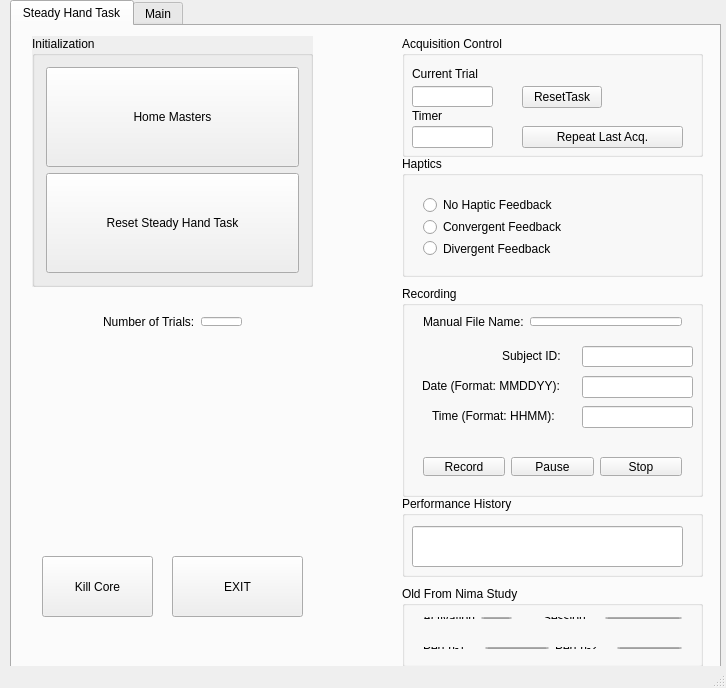
<?xml version="1.0" encoding="UTF-8"?>
<ui version="4.0">
 <class>MainWindow</class>
 <widget class="QMainWindow" name="MainWindow">
  <property name="geometry">
   <rect>
    <x>0</x>
    <y>0</y>
    <width>726</width>
    <height>688</height>
   </rect>
  </property>
  <property name="windowTitle">
   <string>MainWindow</string>
  </property>
  <widget class="QWidget" name="centralWidget">
   <widget class="QTabWidget" name="tabWidget">
    <property name="geometry">
     <rect>
      <x>10</x>
      <y>0</y>
      <width>711</width>
      <height>671</height>
     </rect>
    </property>
    <property name="currentIndex">
     <number>0</number>
    </property>
    <widget class="QWidget" name="steady_hand_tab">
     <attribute name="title">
      <string>Steady Hand Task</string>
     </attribute>
     <widget class="QGroupBox" name="groupBox_3">
      <property name="geometry">
       <rect>
        <x>390</x>
        <y>10</y>
        <width>301</width>
        <height>121</height>
       </rect>
      </property>
      <property name="title">
       <string>Acquisition Control</string>
      </property>
      <widget class="QLineEdit" name="line_edit_num_repetitions">
       <property name="geometry">
        <rect>
         <x>10</x>
         <y>50</y>
         <width>81</width>
         <height>21</height>
        </rect>
       </property>
       <property name="sizePolicy">
        <sizepolicy hsizetype="Minimum" vsizetype="Fixed">
         <horstretch>0</horstretch>
         <verstretch>0</verstretch>
        </sizepolicy>
       </property>
      </widget>
      <widget class="QLineEdit" name="line_edit_duration">
       <property name="geometry">
        <rect>
         <x>10</x>
         <y>90</y>
         <width>81</width>
         <height>22</height>
        </rect>
       </property>
       <property name="sizePolicy">
        <sizepolicy hsizetype="Minimum" vsizetype="Fixed">
         <horstretch>0</horstretch>
         <verstretch>0</verstretch>
        </sizepolicy>
       </property>
      </widget>
      <widget class="QPushButton" name="button_reset">
       <property name="geometry">
        <rect>
         <x>120</x>
         <y>50</y>
         <width>80</width>
         <height>22</height>
        </rect>
       </property>
       <property name="text">
        <string>ResetTask</string>
       </property>
      </widget>
      <widget class="QPushButton" name="button_repeat">
       <property name="geometry">
        <rect>
         <x>120</x>
         <y>90</y>
         <width>161</width>
         <height>22</height>
        </rect>
       </property>
       <property name="text">
        <string>Repeat Last Acq.</string>
       </property>
      </widget>
      <widget class="QLabel" name="label_5">
       <property name="geometry">
        <rect>
         <x>10</x>
         <y>30</y>
         <width>111</width>
         <height>16</height>
        </rect>
       </property>
       <property name="text">
        <string>Current Trial</string>
       </property>
      </widget>
      <widget class="QLabel" name="label_6">
       <property name="geometry">
        <rect>
         <x>10</x>
         <y>70</y>
         <width>41</width>
         <height>20</height>
        </rect>
       </property>
       <property name="text">
        <string>Timer</string>
       </property>
      </widget>
     </widget>
     <widget class="QGroupBox" name="groupBox_4">
      <property name="geometry">
       <rect>
        <x>390</x>
        <y>130</y>
        <width>301</width>
        <height>121</height>
       </rect>
      </property>
      <property name="title">
       <string>Haptics</string>
      </property>
      <widget class="QWidget" name="layoutWidget">
       <property name="geometry">
        <rect>
         <x>10</x>
         <y>30</y>
         <width>271</width>
         <height>81</height>
        </rect>
       </property>
       <layout class="QVBoxLayout" name="verticalLayout_3">
        <item>
         <widget class="QRadioButton" name="button_haptics_disable">
          <property name="text">
           <string>No Haptic Feedback</string>
          </property>
          <attribute name="buttonGroup">
           <string notr="true">buttonGroup_2</string>
          </attribute>
         </widget>
        </item>
        <item>
         <widget class="QRadioButton" name="button_haptics_manual">
          <property name="text">
           <string>Convergent Feedback</string>
          </property>
          <attribute name="buttonGroup">
           <string notr="true">buttonGroup_2</string>
          </attribute>
         </widget>
        </item>
        <item>
         <widget class="QRadioButton" name="button_haptics_skill">
          <property name="text">
           <string>Divergent Feedback</string>
          </property>
          <attribute name="buttonGroup">
           <string notr="true">buttonGroup_2</string>
          </attribute>
         </widget>
        </item>
       </layout>
      </widget>
     </widget>
     <widget class="QGroupBox" name="groupBox_2">
      <property name="geometry">
       <rect>
        <x>390</x>
        <y>260</y>
        <width>301</width>
        <height>211</height>
       </rect>
      </property>
      <property name="title">
       <string>Recording</string>
      </property>
      <widget class="QWidget" name="layoutWidget">
       <property name="geometry">
        <rect>
         <x>10</x>
         <y>20</y>
         <width>281</width>
         <height>31</height>
        </rect>
       </property>
       <layout class="QHBoxLayout" name="horizontalLayout">
        <item>
         <widget class="QLabel" name="label">
          <property name="text">
           <string>Manual File Name:</string>
          </property>
         </widget>
        </item>
        <item>
         <widget class="QLineEdit" name="file_name">
          <property name="readOnly">
           <bool>false</bool>
          </property>
         </widget>
        </item>
       </layout>
      </widget>
      <widget class="QWidget" name="layoutWidget">
       <property name="geometry">
        <rect>
         <x>10</x>
         <y>160</y>
         <width>281</width>
         <height>41</height>
        </rect>
       </property>
       <layout class="QHBoxLayout" name="horizontalLayout_4">
        <item>
         <widget class="QPushButton" name="record">
          <property name="sizePolicy">
           <sizepolicy hsizetype="Minimum" vsizetype="Expanding">
            <horstretch>0</horstretch>
            <verstretch>0</verstretch>
           </sizepolicy>
          </property>
          <property name="styleSheet">
           <string notr="true">#record:checked{
color:rgb(255, 0, 4);
background-color: red;
}
	
</string>
          </property>
          <property name="text">
           <string>Record</string>
          </property>
          <property name="checkable">
           <bool>true</bool>
          </property>
         </widget>
        </item>
        <item>
         <widget class="QPushButton" name="pause_button">
          <property name="sizePolicy">
           <sizepolicy hsizetype="Minimum" vsizetype="Expanding">
            <horstretch>0</horstretch>
            <verstretch>0</verstretch>
           </sizepolicy>
          </property>
          <property name="styleSheet">
           <string notr="true">#pause_button:checked{
color:rgb(255, 0, 0);
}</string>
          </property>
          <property name="text">
           <string>Pause</string>
          </property>
          <property name="checkable">
           <bool>true</bool>
          </property>
         </widget>
        </item>
        <item>
         <widget class="QPushButton" name="stop">
          <property name="sizePolicy">
           <sizepolicy hsizetype="Minimum" vsizetype="Expanding">
            <horstretch>0</horstretch>
            <verstretch>0</verstretch>
           </sizepolicy>
          </property>
          <property name="text">
           <string>Stop</string>
          </property>
         </widget>
        </item>
       </layout>
      </widget>
      <widget class="QLineEdit" name="subject_id">
       <property name="geometry">
        <rect>
         <x>180</x>
         <y>60</y>
         <width>111</width>
         <height>21</height>
        </rect>
       </property>
      </widget>
      <widget class="QLabel" name="label_2">
       <property name="geometry">
        <rect>
         <x>20</x>
         <y>90</y>
         <width>151</width>
         <height>20</height>
        </rect>
       </property>
       <property name="text">
        <string>Date (Format: MMDDYY):</string>
       </property>
      </widget>
      <widget class="QLineEdit" name="datelabel">
       <property name="geometry">
        <rect>
         <x>180</x>
         <y>90</y>
         <width>111</width>
         <height>22</height>
        </rect>
       </property>
      </widget>
      <widget class="QLabel" name="label_3">
       <property name="geometry">
        <rect>
         <x>100</x>
         <y>60</y>
         <width>81</width>
         <height>20</height>
        </rect>
       </property>
       <property name="text">
        <string>Subject ID:</string>
       </property>
      </widget>
      <widget class="QLineEdit" name="timelabel">
       <property name="geometry">
        <rect>
         <x>180</x>
         <y>120</y>
         <width>111</width>
         <height>22</height>
        </rect>
       </property>
      </widget>
      <widget class="QLabel" name="label_4">
       <property name="geometry">
        <rect>
         <x>30</x>
         <y>120</y>
         <width>141</width>
         <height>20</height>
        </rect>
       </property>
       <property name="text">
        <string>Time (Format: HHMM):</string>
       </property>
      </widget>
     </widget>
     <widget class="QGroupBox" name="groupBox_5">
      <property name="geometry">
       <rect>
        <x>390</x>
        <y>470</y>
        <width>301</width>
        <height>81</height>
       </rect>
      </property>
      <property name="title">
       <string>Performance History</string>
      </property>
      <widget class="QLineEdit" name="text_perf_history">
       <property name="geometry">
        <rect>
         <x>10</x>
         <y>30</y>
         <width>271</width>
         <height>41</height>
        </rect>
       </property>
       <property name="text">
        <string/>
       </property>
       <property name="readOnly">
        <bool>false</bool>
       </property>
      </widget>
     </widget>
     <widget class="QGroupBox" name="groupBox_6">
      <property name="geometry">
       <rect>
        <x>390</x>
        <y>560</y>
        <width>301</width>
        <height>81</height>
       </rect>
      </property>
      <property name="title">
       <string>Old From Nima Study</string>
      </property>
      <widget class="QWidget" name="layoutWidget">
       <property name="geometry">
        <rect>
         <x>10</x>
         <y>50</y>
         <width>281</width>
         <height>24</height>
        </rect>
       </property>
       <layout class="QHBoxLayout" name="horizontalLayout_2">
        <item>
         <widget class="QLabel" name="init_perf_label">
          <property name="text">
           <string>Perf n-1    </string>
          </property>
         </widget>
        </item>
        <item>
         <widget class="QLineEdit" name="input_init_perf_1">
          <property name="text">
           <string/>
          </property>
          <property name="readOnly">
           <bool>false</bool>
          </property>
         </widget>
        </item>
        <item>
         <widget class="QLabel" name="init_perf_label_2">
          <property name="text">
           <string>Perf n-2    </string>
          </property>
         </widget>
        </item>
        <item>
         <widget class="QLineEdit" name="input_init_perf_2">
          <property name="text">
           <string/>
          </property>
          <property name="readOnly">
           <bool>false</bool>
          </property>
         </widget>
        </item>
       </layout>
      </widget>
      <widget class="QWidget" name="layoutWidget">
       <property name="geometry">
        <rect>
         <x>130</x>
         <y>20</y>
         <width>161</width>
         <height>24</height>
        </rect>
       </property>
       <layout class="QHBoxLayout" name="horizontalLayout_5">
        <item>
         <widget class="QLabel" name="session_label">
          <property name="text">
           <string>Session    </string>
          </property>
         </widget>
        </item>
        <item>
         <widget class="QLineEdit" name="input_session">
          <property name="sizePolicy">
           <sizepolicy hsizetype="Maximum" vsizetype="Fixed">
            <horstretch>0</horstretch>
            <verstretch>0</verstretch>
           </sizepolicy>
          </property>
          <property name="text">
           <string/>
          </property>
          <property name="readOnly">
           <bool>false</bool>
          </property>
         </widget>
        </item>
       </layout>
      </widget>
      <widget class="QWidget" name="layoutWidget">
       <property name="geometry">
        <rect>
         <x>10</x>
         <y>20</y>
         <width>111</width>
         <height>24</height>
        </rect>
       </property>
       <layout class="QHBoxLayout" name="horizontalLayout_3">
        <item>
         <widget class="QLabel" name="activation_label">
          <property name="text">
           <string>Activation</string>
          </property>
         </widget>
        </item>
        <item>
         <widget class="QLineEdit" name="input_ac_activation">
          <property name="text">
           <string/>
          </property>
          <property name="readOnly">
           <bool>false</bool>
          </property>
         </widget>
        </item>
       </layout>
      </widget>
     </widget>
     <widget class="QGroupBox" name="groupBox_7">
      <property name="geometry">
       <rect>
        <x>20</x>
        <y>10</y>
        <width>281</width>
        <height>251</height>
       </rect>
      </property>
      <property name="autoFillBackground">
       <bool>true</bool>
      </property>
      <property name="title">
       <string>Initialization</string>
      </property>
      <property name="checkable">
       <bool>false</bool>
      </property>
      <layout class="QGridLayout" name="gridLayout_3">
       <item row="1" column="0">
        <widget class="QPushButton" name="button_home_masters">
         <property name="sizePolicy">
          <sizepolicy hsizetype="Minimum" vsizetype="Expanding">
           <horstretch>0</horstretch>
           <verstretch>0</verstretch>
          </sizepolicy>
         </property>
         <property name="text">
          <string>Home Masters</string>
         </property>
         <property name="checkable">
          <bool>true</bool>
         </property>
        </widget>
       </item>
       <item row="3" column="0">
        <widget class="QPushButton" name="button_task_5">
         <property name="sizePolicy">
          <sizepolicy hsizetype="Minimum" vsizetype="Expanding">
           <horstretch>0</horstretch>
           <verstretch>0</verstretch>
          </sizepolicy>
         </property>
         <property name="text">
          <string>Reset Steady Hand Task</string>
         </property>
         <property name="checkable">
          <bool>true</bool>
         </property>
        </widget>
       </item>
      </layout>
     </widget>
     <widget class="QPushButton" name="button_kill_core">
      <property name="geometry">
       <rect>
        <x>30</x>
        <y>530</y>
        <width>111</width>
        <height>61</height>
       </rect>
      </property>
      <property name="text">
       <string>Kill Core</string>
      </property>
     </widget>
     <widget class="QPushButton" name="button_exit">
      <property name="geometry">
       <rect>
        <x>160</x>
        <y>530</y>
        <width>131</width>
        <height>61</height>
       </rect>
      </property>
      <property name="text">
       <string>EXIT</string>
      </property>
     </widget>
     <widget class="QWidget" name="layoutWidget_3">
      <property name="geometry">
       <rect>
        <x>80</x>
        <y>280</y>
        <width>161</width>
        <height>31</height>
       </rect>
      </property>
      <layout class="QHBoxLayout" name="horizontalLayout_6">
       <item>
        <widget class="QLabel" name="num_trials">
         <property name="text">
          <string>Number of Trials:</string>
         </property>
        </widget>
       </item>
       <item>
        <widget class="QLineEdit" name="file_name_2">
         <property name="readOnly">
          <bool>false</bool>
         </property>
        </widget>
       </item>
      </layout>
     </widget>
    </widget>
    <widget class="QWidget" name="main_tab">
     <attribute name="title">
      <string>Main</string>
     </attribute>
     <widget class="QGroupBox" name="groupBox">
      <property name="geometry">
       <rect>
        <x>10</x>
        <y>20</y>
        <width>281</width>
        <height>251</height>
       </rect>
      </property>
      <property name="autoFillBackground">
       <bool>true</bool>
      </property>
      <property name="title">
       <string>Tasks</string>
      </property>
      <property name="checkable">
       <bool>false</bool>
      </property>
      <layout class="QGridLayout" name="gridLayout">
       <item row="1" column="0">
        <widget class="QPushButton" name="button_task_1">
         <property name="sizePolicy">
          <sizepolicy hsizetype="Minimum" vsizetype="Expanding">
           <horstretch>0</horstretch>
           <verstretch>0</verstretch>
          </sizepolicy>
         </property>
         <property name="styleSheet">
          <string notr="true"/>
         </property>
         <property name="text">
          <string>Task 1</string>
         </property>
         <property name="checkable">
          <bool>true</bool>
         </property>
         <attribute name="buttonGroup">
          <string notr="true">buttonGroup</string>
         </attribute>
        </widget>
       </item>
       <item row="3" column="0">
        <widget class="QPushButton" name="button_task_3">
         <property name="sizePolicy">
          <sizepolicy hsizetype="Minimum" vsizetype="Expanding">
           <horstretch>0</horstretch>
           <verstretch>0</verstretch>
          </sizepolicy>
         </property>
         <property name="text">
          <string>Task 3</string>
         </property>
         <property name="checkable">
          <bool>true</bool>
         </property>
         <attribute name="buttonGroup">
          <string notr="true">buttonGroup</string>
         </attribute>
        </widget>
       </item>
       <item row="2" column="0">
        <widget class="QPushButton" name="button_task_2">
         <property name="sizePolicy">
          <sizepolicy hsizetype="Minimum" vsizetype="Expanding">
           <horstretch>0</horstretch>
           <verstretch>0</verstretch>
          </sizepolicy>
         </property>
         <property name="text">
          <string>Task 2</string>
         </property>
         <property name="checkable">
          <bool>true</bool>
         </property>
         <attribute name="buttonGroup">
          <string notr="true">buttonGroup</string>
         </attribute>
        </widget>
       </item>
       <item row="5" column="0">
        <widget class="QPushButton" name="button_task_4">
         <property name="sizePolicy">
          <sizepolicy hsizetype="Minimum" vsizetype="Expanding">
           <horstretch>0</horstretch>
           <verstretch>0</verstretch>
          </sizepolicy>
         </property>
         <property name="styleSheet">
          <string notr="true"/>
         </property>
         <property name="text">
          <string>Task 4</string>
         </property>
         <property name="checkable">
          <bool>true</bool>
         </property>
         <attribute name="buttonGroup">
          <string notr="true">buttonGroup</string>
         </attribute>
        </widget>
       </item>
       <item row="5" column="1">
        <widget class="QPushButton" name="button_task_8">
         <property name="sizePolicy">
          <sizepolicy hsizetype="Minimum" vsizetype="Expanding">
           <horstretch>0</horstretch>
           <verstretch>0</verstretch>
          </sizepolicy>
         </property>
         <property name="text">
          <string>Task 8</string>
         </property>
         <property name="checkable">
          <bool>true</bool>
         </property>
         <attribute name="buttonGroup">
          <string notr="true">buttonGroup</string>
         </attribute>
        </widget>
       </item>
       <item row="1" column="1">
        <widget class="QPushButton" name="button_task_5_old">
         <property name="sizePolicy">
          <sizepolicy hsizetype="Minimum" vsizetype="Expanding">
           <horstretch>0</horstretch>
           <verstretch>0</verstretch>
          </sizepolicy>
         </property>
         <property name="text">
          <string>Task 5</string>
         </property>
         <property name="checkable">
          <bool>true</bool>
         </property>
         <attribute name="buttonGroup">
          <string notr="true">buttonGroup</string>
         </attribute>
        </widget>
       </item>
       <item row="2" column="1">
        <widget class="QPushButton" name="button_task_6">
         <property name="sizePolicy">
          <sizepolicy hsizetype="Minimum" vsizetype="Expanding">
           <horstretch>0</horstretch>
           <verstretch>0</verstretch>
          </sizepolicy>
         </property>
         <property name="text">
          <string>Task 6</string>
         </property>
         <property name="checkable">
          <bool>true</bool>
         </property>
         <attribute name="buttonGroup">
          <string notr="true">buttonGroup</string>
         </attribute>
        </widget>
       </item>
       <item row="3" column="1">
        <widget class="QPushButton" name="button_task_7">
         <property name="sizePolicy">
          <sizepolicy hsizetype="Minimum" vsizetype="Expanding">
           <horstretch>0</horstretch>
           <verstretch>0</verstretch>
          </sizepolicy>
         </property>
         <property name="text">
          <string>Task 7</string>
         </property>
         <property name="checkable">
          <bool>true</bool>
         </property>
         <attribute name="buttonGroup">
          <string notr="true">buttonGroup</string>
         </attribute>
        </widget>
       </item>
      </layout>
     </widget>
     <widget class="QGroupBox" name="option_group">
      <property name="geometry">
       <rect>
        <x>10</x>
        <y>280</y>
        <width>281</width>
        <height>111</height>
       </rect>
      </property>
      <property name="title">
       <string>Options</string>
      </property>
      <widget class="QCheckBox" name="checkBox_pub_imgs">
       <property name="geometry">
        <rect>
         <x>20</x>
         <y>80</y>
         <width>111</width>
         <height>20</height>
        </rect>
       </property>
       <property name="text">
        <string>Publish Imgs</string>
       </property>
      </widget>
      <widget class="QWidget" name="layoutWidget">
       <property name="geometry">
        <rect>
         <x>160</x>
         <y>30</y>
         <width>111</width>
         <height>71</height>
        </rect>
       </property>
       <layout class="QVBoxLayout" name="verticalLayout_2">
        <item>
         <widget class="QPushButton" name="button_calib_arm1">
          <property name="sizePolicy">
           <sizepolicy hsizetype="Minimum" vsizetype="Expanding">
            <horstretch>0</horstretch>
            <verstretch>0</verstretch>
           </sizepolicy>
          </property>
          <property name="text">
           <string>Calibrate Arm 1</string>
          </property>
         </widget>
        </item>
        <item>
         <widget class="QPushButton" name="button_calib_arm2">
          <property name="sizePolicy">
           <sizepolicy hsizetype="Minimum" vsizetype="Expanding">
            <horstretch>0</horstretch>
            <verstretch>0</verstretch>
           </sizepolicy>
          </property>
          <property name="text">
           <string>Calibrate Arm 2</string>
          </property>
         </widget>
        </item>
       </layout>
      </widget>
      <widget class="QPushButton" name="button_home_masters_old">
       <property name="geometry">
        <rect>
         <x>20</x>
         <y>30</y>
         <width>109</width>
         <height>31</height>
        </rect>
       </property>
       <property name="sizePolicy">
        <sizepolicy hsizetype="Minimum" vsizetype="Expanding">
         <horstretch>0</horstretch>
         <verstretch>0</verstretch>
        </sizepolicy>
       </property>
       <property name="text">
        <string>Home Masters</string>
       </property>
      </widget>
     </widget>
     <widget class="QPushButton" name="button_kill_core_old">
      <property name="geometry">
       <rect>
        <x>20</x>
        <y>420</y>
        <width>111</width>
        <height>61</height>
       </rect>
      </property>
      <property name="text">
       <string>Kill Core</string>
      </property>
     </widget>
     <widget class="QPushButton" name="button_exit_old">
      <property name="geometry">
       <rect>
        <x>150</x>
        <y>420</y>
        <width>131</width>
        <height>61</height>
       </rect>
      </property>
      <property name="text">
       <string>EXIT</string>
      </property>
     </widget>
    </widget>
   </widget>
  </widget>
  <widget class="QStatusBar" name="statusBar"/>
  <action name="actionDo_Something">
   <property name="text">
    <string>Do Something</string>
   </property>
  </action>
 </widget>
 <layoutdefault spacing="6" margin="11"/>
 <resources/>
 <connections/>
 <buttongroups>
  <buttongroup name="buttonGroup_2"/>
  <buttongroup name="buttonGroup"/>
 </buttongroups>
</ui>
